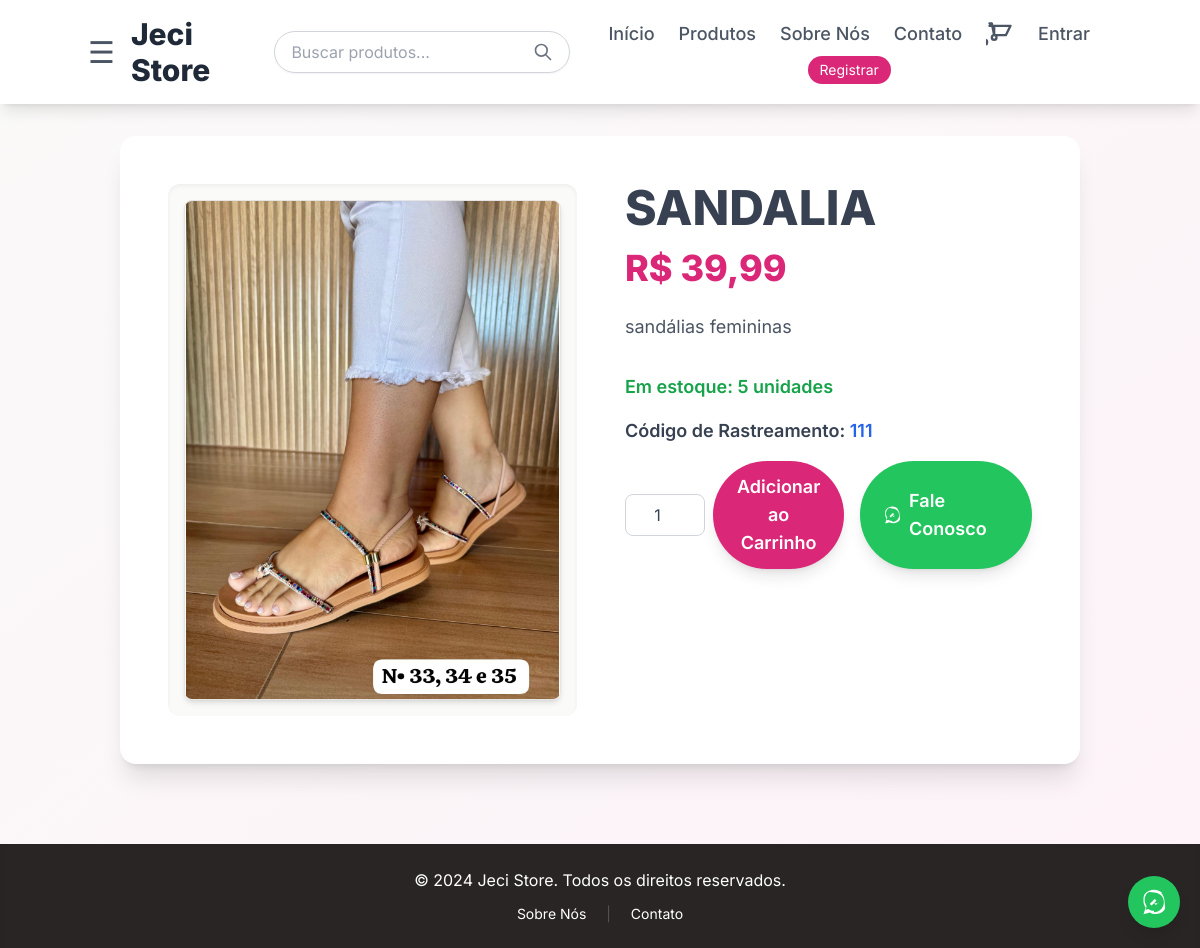
The app's page /store/produtos/1/ with its own data.
### store/models.py (models this page shows, shortened)
class Product(models.Model):
    name = models.CharField(max_length=200, verbose_name="Nome do Produto")
    description = models.TextField(verbose_name="Descrição")
    price = models.DecimalField(max_digits=10, decimal_places=2, verbose_name="Preço")
    image = models.ImageField(
        upload_to='products/',
        blank=True,
        null=True,
        verbose_name="Imagem do Produto"
    )
    category = models.ForeignKey(
        Category,
        on_delete=models.SET_NULL,
        null=True,
        blank=True,
        related_name='products', # Permite acessar produtos de uma categoria.
        verbose_name="Categoria"
    )
    seller = models.ForeignKey(
        User,
        on_delete=models.SET_NULL,
        null=True,
        blank=True,
        related_name='products_listed', # Permite acessar os produtos listados por um usuário.
        verbose_name="Vendedor"
    )
    stock = models.PositiveIntegerField(default=0, verbose_name="Estoque")
    tracking_code = models.CharField(
        max_length=50,
        blank=True,
        null=True,
        unique=True, # Garante que cada código de rastreamento seja único
        verbose_name="Código de Rastreamento"
    )
    is_featured = models.BooleanField(default=False, verbose_name="Destaque na Home")
    created_at = models.DateTimeField(auto_now_add=True, verbose_name="Criado Em")
    updated_at = models.DateTimeField(auto_now=True, verbose_name="Atualizado Em")
    class Meta:
        verbose_name_plural = "Produtos"
        ordering = ['name']

### store/views.py (the view)
# urls.py: path('produtos/<int:pk>/', views.product_detail_view, name='product_detail'),
def product_detail_view(request, pk):
    product = get_object_or_404(Product, pk=pk)
    categories = get_categories_tree()
    context = {
        'product': product,
        'page_title': product.name,
        'categories': categories,
    }
    return render(request, 'product_detail.html', context)

### store/context_processors.py (called while the page is built, shortened)
def cart_items_count(request):
    cart_count = 0
    if request.user.is_authenticated:
        if hasattr(request.user, 'cart'):
            cart_count = request.user.cart.items.count()
    return {'cart_items_count': cart_count}

### store/views.py (called while the page is built)
def get_categories_tree():
    root_categories = Category.objects.filter(parent__isnull=True).prefetch_related('children')
    return root_categories

### templates/product_detail.html (shortened to what this page needs)
{% extends 'base.html' %}
{% block content %}
    <div class="bg-white rounded-2xl shadow-xl p-8 lg:p-12 flex flex-col md:flex-row items-center md:items-start gap-8 md:gap-12 animate-fade-in">
        <div class="md:w-1/2 flex justify-center items-center p-4 bg-stone-50 rounded-xl shadow-inner">
            {% if product.image %}
                <img src="{{ product.image.url }}" alt="{{ product.name }}" class="w-full max-h-[500px] object-contain rounded-lg shadow-md border border-stone-200 transition duration-300 transform hover:scale-102">
            {% else %}
                <img src="https://placehold.co/600x600/e0e0e0/555555?text=Sem+Imagem" alt="Sem Imagem" class="w-full max-h-[500px] object-contain rounded-lg shadow-md border border-stone-200">
            {% endif %}
        </div>
        <div class="md:w-1/2 flex flex-col justify-center">
            <h1 class="text-4xl lg:text-5xl font-extrabold text-gray-700 mb-4 leading-tight">{{ product.name }}</h1>
            <p class="text-3xl lg:text-4xl font-extrabold text-pink-600 mb-6">R$ {{ product.price|floatformat:2 }}</p>
            <p class="text-gray-600 leading-relaxed mb-8 text-lg">{{ product.description }}</p>
            {% if product.stock > 0 %}
                <p class="text-lg text-green-600 font-semibold mb-4">Em estoque: {{ product.stock }} unidades</p>
            {% else %}
                <p class="text-lg text-red-600 font-semibold mb-4">Esgotado!</p>
            {% endif %}
            {% if product.tracking_code %}
                <p class="text-lg text-gray-700 font-semibold mb-4">Código de Rastreamento: <span class="text-blue-600">{{ product.tracking_code }}</span></p>
            {% endif %}
            <div class="flex flex-col sm:flex-row gap-4">
                <form action="{% url 'store:add_to_cart' product.pk %}" method="POST" class="flex-1 flex items-center gap-2">
                    <input type="number" name="quantity" value="1" min="1" max="{{ product.stock }}" class="w-20 p-2 border border-gray-300 rounded-lg text-center focus:outline-none focus:ring-2 focus:ring-pink-500" {% if product.stock == 0 %}disabled{% endif %}>
                    <button type="submit" class="flex-1 bg-pink-600 text-white py-3 px-6 rounded-full text-lg font-semibold hover:bg-pink-700 transition duration-300 shadow-lg transform hover:-translate-y-1 " >
                        Adicionar ao Carrinho
                    </button>
                </form>
                <a href="https://wa.me/5511999999999?text=Olá,%20gostaria%20de%20saber%20mais%20sobre%20o%20produto:%20{{ product.name }}%20(ID:%20{{ product.pk }})!{% if product.tracking_code %}%0ACódigo%20de%20Rastreamento:%20{{ product.tracking_code }}{% endif %}"
                   target="_blank"
                   class="flex-1 inline-flex items-center justify-center bg-green-500 text-white py-3 px-6 rounded-full text-lg font-semibold hover:bg-green-600 transition duration-300 shadow-lg transform hover:-translate-y-1">
                    Fale Conosco
                </a>
            </div>
        </div>
    </div>
{% endblock %}

### templates/base.html (style rules this page uses)
body { font-family: 'Inter', sans-serif; }
.animate-fade-in { animation: fadeIn 0.6s ease-out forwards; }

### records on screen
Product: image (picture), name "SANDALIA", price "39,99", description "sandálias femininas", stock "5", tracking_code "111", quantity "1"
